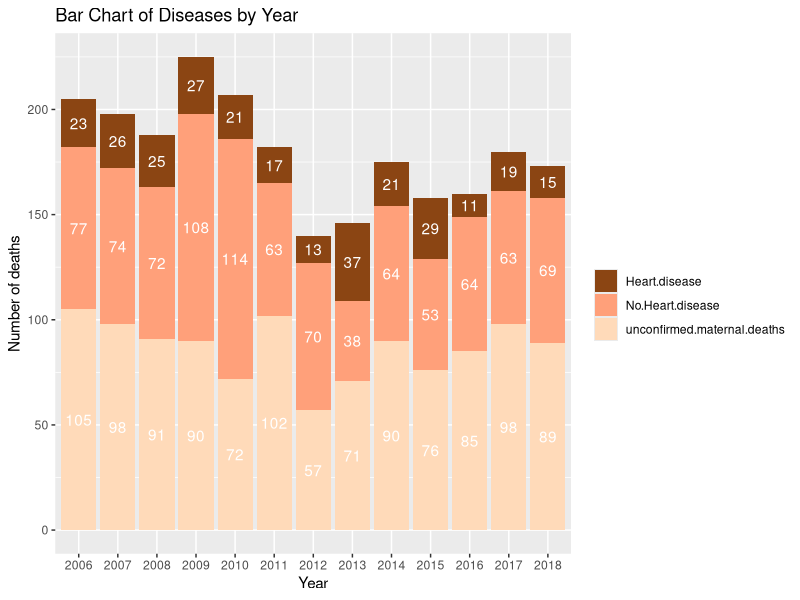

R code for this plot:
#Source: Hettiarachchi, Ayesh et al. Heart disease complicating pregnancy as a leading cause of maternal deaths in LMIC settings: the Sri Lankan experience; The Lancet Regional Health - Southeast Asia, Volume 15, 100223
#Date: 2023-06-16
#Code: Jinwei Chen

# Import packages
library(ggplot2)

# Create data frame
data <- data.frame(
  year = c(2006, 2007, 2008, 2009, 2010, 2011, 2012, 2013, 2014, 2015, 2016, 2017, 2018),
  "Heart disease" = c(23, 26, 25, 27, 21, 17, 13, 37, 21, 29, 11, 19, 15),
  "No Heart disease" = c(77, 74, 72, 108, 114, 63, 70, 38, 64, 53, 64, 63, 69),
  "unconfirmed maternal deaths" = c(105, 98, 91, 90, 72, 102, 57, 71, 90, 76, 85, 98, 89)
)

# Convert data to a long format
data_long <- tidyr::gather(data, key = "disease", value = "value", -year)

# Set color
colors <- c("#8B4513", "#FFA07A", "#FFDAB9")

# Draw the bar chart and set the font
ggplot(data_long, aes(x = factor(year), y = value, fill = disease)) +
  geom_bar(stat = "identity", position = "stack") +
  labs(x = "Year", y = "Number of deaths", fill = "") +
  scale_fill_manual(values = colors) +
  ggtitle("Bar Chart of Diseases by Year") +
  geom_text(aes(label = value), color = "white", position = position_stack(vjust = 0.5))
